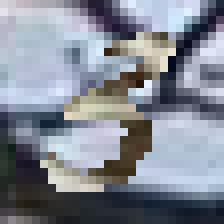
#> input picture train/m0/1623.3.png, 28 x 28 px (shown 8 times larger); its folder holds only this picture in this run
$ jupyter execute continuacionAnalisisExploratorio.ipynb
#> lines starting #> are read from the running program, lines starting #| are printed output that depends on the picture
# Más análisis exploratorio

[cell 1]
import numpy as np
from PIL import Image
from collections import defaultdict
import matplotlib.pyplot as plt
import os

# Ruta de una modalidad representativa
mod_path = "./train/m0"
intensity_by_label = defaultdict(list)

# Recorrer todas las imágenes de la modalidad m0
for file in os.listdir(mod_path):
    if file.endswith(".png"):
        label = file.split(".")[1]
        img = Image.open(os.path.join(mod_path, file)).convert("L")  # Escala de grises
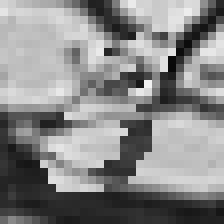
#> img: PIL image 28x28 L (shown 8 times larger); min 9, max 241, mean 135.5
        arr = np.array(img) / 255.0  # Normalizamos de 0 a 1
        mean_intensity = arr.mean()
#> mean_intensity = 0.531
        intensity_by_label[label].append(mean_intensity)

# Calcular intensidad promedio por etiqueta
avg_intensity = {label: np.mean(vals) for label, vals in intensity_by_label.items()}

# Convertir a DataFrame ordenado
import pandas as pd
df_intensity = pd.DataFrame.from_dict(avg_intensity, orient='index', columns=["Intensidad Promedio"])
df_intensity = df_intensity.sort_index()

# Gráfica
plt.figure(figsize=(8,5))
df_intensity.plot(kind='bar', legend=False)
plt.title("Intensidad promedio de píxeles por dígito (modalidad m0)")
plt.xlabel("Etiqueta")
plt.ylabel("Intensidad Promedio (0 a 1)")
plt.grid(axis='y')
plt.tight_layout()
plt.show()
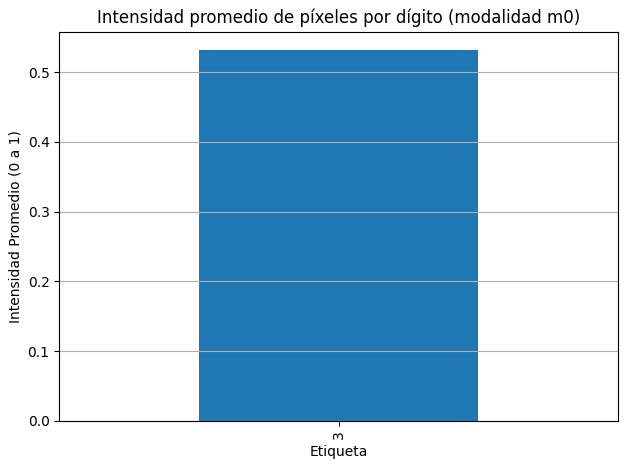
#> figure drawn by matplotlib, 1 panel

[cell 2]
from collections import defaultdict
import numpy as np
from PIL import Image
import os
import matplotlib.pyplot as plt

modality = "m0"
path = f"./train/{modality}"
pixel_counts = defaultdict(list)

for file in os.listdir(path):
    if file.endswith(".png"):
        label = file.split(".")[1]
        img = Image.open(os.path.join(path, file)).convert("L")
        arr = np.array(img)
        black_pixels = np.sum(arr < 200)  # considera píxeles oscuros como parte del dígito
#> black_pixels = 618
        pixel_counts[label].append(black_pixels)

# Calcular promedio por etiqueta
avg_pixels = {label: np.mean(vals) for label, vals in pixel_counts.items()}

# Plot
import pandas as pd
df_pixels = pd.DataFrame.from_dict(avg_pixels, orient='index', columns=["Pixeles oscuros promedio"])
df_pixels = df_pixels.sort_index()

plt.figure(figsize=(8, 5))
df_pixels.plot(kind="bar", legend=False)
plt.title(f"Tamaño promedio de dígitos (modalidad {modality})")
plt.xlabel("Etiqueta")
plt.ylabel("Cantidad promedio de píxeles oscuros")
plt.grid(axis='y')
plt.tight_layout()
plt.show()
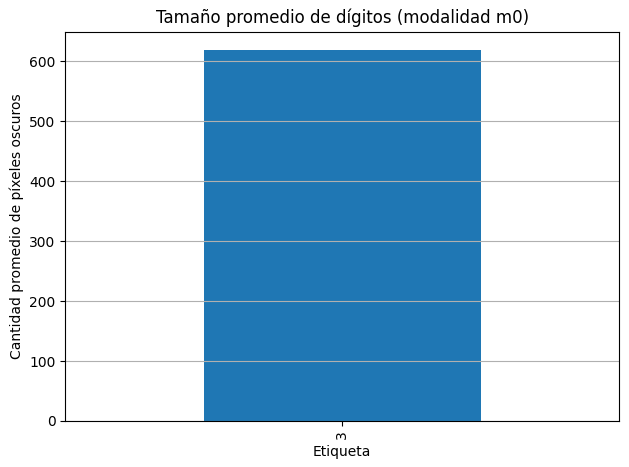
#> figure drawn by matplotlib, 1 panel

$ run again, on train/m0/2514.6.png
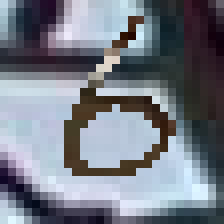
#> input picture train/m0/2514.6.png, 28 x 28 px (shown 8 times larger)
#> mean_intensity = 0.483
#> `plt.show()`:
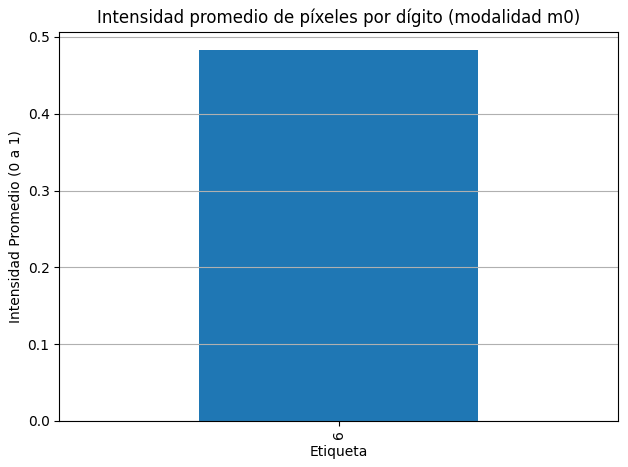
#> figure drawn by matplotlib, 1 panel
#> black_pixels = 607
#> `plt.show()`:
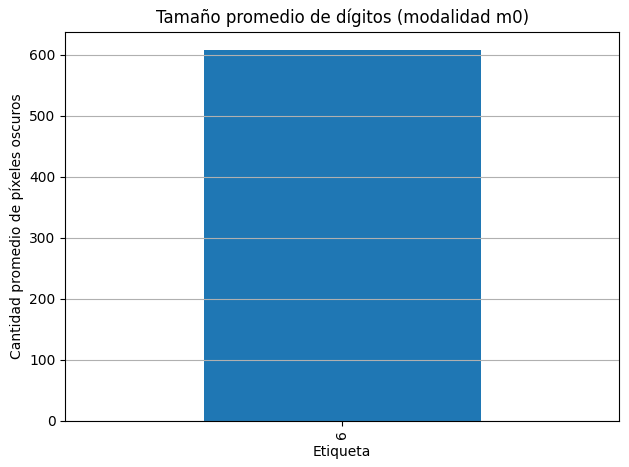
#> figure drawn by matplotlib, 1 panel

$ run again, on train/m0/2603.1.png
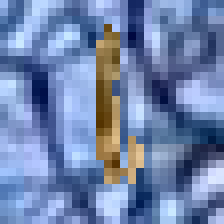
#> input picture train/m0/2603.1.png, 28 x 28 px (shown 8 times larger)
#> `img = Image.open(os.path.join(mod_path, file)).convert("L")`:
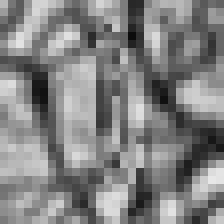
#> img: PIL image 28x28 L (shown 8 times larger); min 12, max 231, mean 130.7
#> mean_intensity = 0.513
#> black_pixels = 732
#> `plt.show()`:
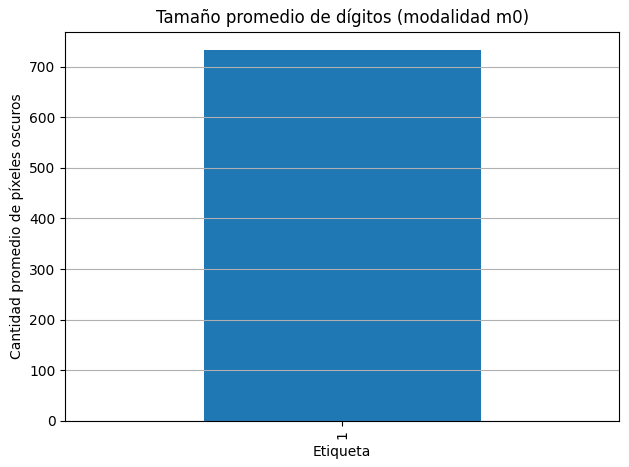
#> figure drawn by matplotlib, 1 panel
